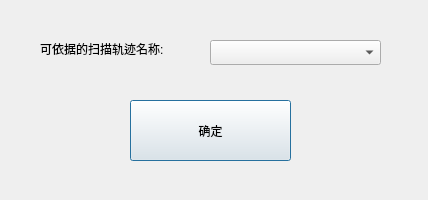
<?xml version="1.0" encoding="UTF-8"?>
<ui version="4.0">
 <class>traceedit0Dlg</class>
 <widget class="QDialog" name="traceedit0Dlg">
  <property name="geometry">
   <rect>
    <x>0</x>
    <y>0</y>
    <width>428</width>
    <height>200</height>
   </rect>
  </property>
  <property name="windowTitle">
   <string>Dialog</string>
  </property>
  <widget class="QPushButton" name="pushButton">
   <property name="geometry">
    <rect>
     <x>130</x>
     <y>100</y>
     <width>161</width>
     <height>61</height>
    </rect>
   </property>
   <property name="text">
    <string>确定</string>
   </property>
  </widget>
  <widget class="QComboBox" name="comboBox">
   <property name="geometry">
    <rect>
     <x>210</x>
     <y>40</y>
     <width>171</width>
     <height>25</height>
    </rect>
   </property>
  </widget>
  <widget class="QLabel" name="label">
   <property name="geometry">
    <rect>
     <x>40</x>
     <y>40</y>
     <width>161</width>
     <height>17</height>
    </rect>
   </property>
   <property name="text">
    <string>可依据的扫描轨迹名称:</string>
   </property>
  </widget>
 </widget>
 <resources/>
 <connections/>
</ui>
